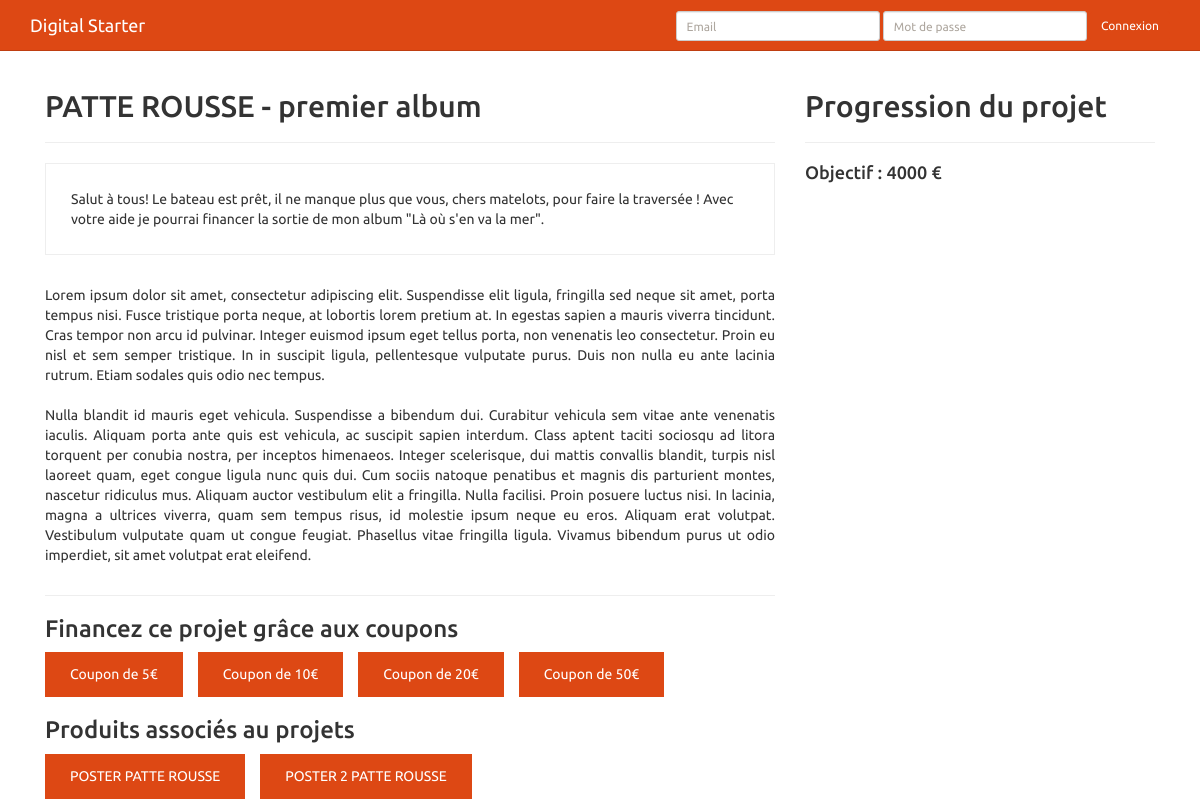
The app's page /projet.php?id=1 with its own data.
### tables this page shows
CREATE TABLE `projets` (
  `id` int(11) NOT NULL AUTO_INCREMENT,
  `nom` varchar(100) NOT NULL,
  `description` text NOT NULL,
  `date_debut` datetime NOT NULL,
  `date_fin` datetime NOT NULL,
  `objectif` int(11) NOT NULL,
  `id_type_projet` int(11) NOT NULL,
  `id_utilisateur` int(11) NOT NULL,
  PRIMARY KEY (`id`),
  KEY `FK_type_projet` (`id_type_projet`),
  KEY `FK_utilisateur` (`id_utilisateur`),
  CONSTRAINT `FK_type_projet` FOREIGN KEY (`id_type_projet`) REFERENCES `type_projets` (`id`) ON DELETE NO ACTION ON UPDATE NO ACTION,
  CONSTRAINT `FK_utilisateur` FOREIGN KEY (`id_utilisateur`) REFERENCES `utilisateurs` (`id`) ON DELETE NO ACTION ON UPDATE NO ACTION
);

CREATE TABLE `coupons` (
  `id` int(11) NOT NULL AUTO_INCREMENT,
  `libelle` varchar(45) NOT NULL,
  `prix` int(11) NOT NULL,
  PRIMARY KEY (`id`)
);

CREATE TABLE `produits` (
  `id` int(11) NOT NULL AUTO_INCREMENT,
  `libelle` varchar(100) NOT NULL,
  `description` text NOT NULL,
  `image` varchar(255) DEFAULT NULL,
  `prix` float NOT NULL,
  `valeur_projet` int(11) NOT NULL,
  `poids` float NOT NULL,
  `id_type_produit` int(11) NOT NULL,
  `id_projet` int(11) NOT NULL,
  PRIMARY KEY (`id`),
  KEY `FK_type_produit` (`id_type_produit`),
  KEY `FK_produit_projet` (`id_projet`),
  CONSTRAINT `FK_produit_projet` FOREIGN KEY (`id_projet`) REFERENCES `projets` (`id`) ON DELETE NO ACTION ON UPDATE NO ACTION,
  CONSTRAINT `FK_type_produit` FOREIGN KEY (`id_type_produit`) REFERENCES `type_produits` (`id`) ON DELETE NO ACTION ON UPDATE NO ACTION
);

### bootstrap.php (called while the page is built, shortened)
<?php
function loadClass($class, $dirName = 'classes') {
    $dir = opendir($dirName);
    while($file = readdir($dir)) {
        if($file == '.' || $file == '..') continue;
    }
}

### classes/managers/Manager.php (called while the page is built, shortened)
<?php
abstract class Manager extends DbConnexion {
    protected $table;
    public function find($req = array()) {
        $sql = 'SELECT ';
        if(isset($req['fields'])) {
            if(is_array($req['fields'])) {
                $sql .= implode(', ', $req['fields']);
            } else {
                $sql .= $req['fields'];
            }
        } else {
            $sql .= '*';
        }
        $sql .= ' FROM '.$this->table.' ';
        if(isset($req['conditions'])) {
            $sql .= 'WHERE ';
            if(!is_array($req['conditions'])) {
                $sql .= $req['conditions'];
            } else {
                $cond = array();
                foreach($req['conditions'] as $k => $v) {
                    $condition = array();
                    if(is_array($v)) {
                        $condition = array_merge($condition, $v);
                    } else {
                        $condition['field'] = $k;
                        $condition['operator'] = '=';
                        $condition['value'] = $v;
                    }
                    if($condition['value'] == 'null') {
                        $cond[] = $condition['field'] . ' IS NULL';
                    } else {
                        $cond[] = $condition['field'] . $condition['operator'] . $condition['value'];
                    }
                }
                $sql .= implode(' AND ', $cond);
            }
        }
        $r = self::getConnexion()->query($sql);
        $dbObjects = $r->fetchAll(PDO::FETCH_ASSOC);
        return $this->dbo_to_entities($dbObjects);
    }
    public function findFirst($req = array()) {
        return current($this->find($req));
    }
    public function query($sql) {
        $r = self::getConnexion()->query($sql);
        return $r->fetchAll(PDO::FETCH_OBJ);
    }
    protected function dbo_to_entities($db_objects) {
        $entities = array();
        foreach($db_objects as $dbo) {
            $entities[] = new $this->entity($dbo);
        }
        return $entities;
    }
}

### classes/DbConnexion.php (called while the page is built)
<?php
class DbConnexion {
    private static $connexion;
    public static $host;
    public static $dbname;
    public static $user;
    public static $pass;
    private static $options = array(
        PDO::MYSQL_ATTR_INIT_COMMAND => 'SET NAMES utf8'
    );
    public static function getConnexion() {
        if(!isset(self::$connexion)) {
            try {
                self::$connexion = new PDO(
                    'mysql:host=' . self::$host . ';dbname=' . self::$dbname,
                    self::$user,
                    self::$pass,
                    self::$options);
            } catch(Exception $e) {
                die('Connexion à la base de données impossible.');
            }
        }
        return self::$connexion;
    }
}

### classes/entities/Entity.php (called while the page is built, shortened)
<?php
abstract class Entity {
    public function __get($attribute) {
        return $this->$attribute;
	}
    protected function hydrate($params = array()) {
        foreach($params as $k => $v) {
            $method = 'set' . ucfirst($k);
        }
	}
}

### classes/managers/ProjetManager.php (called while the page is built, shortened)
<?php
class ProjetManager extends Manager {
    public function getCoupons($id_projet) {
        $sql =  "SELECT c.* FROM coupons as c INNER JOIN coupons_projets ON id_coupon = c.id AND id_projet = $id_projet";
        return $this->query($sql);
    }
}

### projet.php (the view)
<?php
require_once('bootstrap.php');
$id_projet = isset($_GET['id']) ? $_GET['id'] : null;
$projetManager = new ProjetManager();
$projet = $projetManager->findFirst(array('conditions' => array('id' => $id_projet)));
$coupons = $projetManager->getCoupons($id_projet);
$produitManager = new ProduitManager();
$produits = $produitManager->find(array('conditions' => array('id_projet' => $projet->id)));
require_once('template/header.php');
?>
    <div class="col-lg-8 fiche-projet">
        <div class="page-header">
            <h2><?php echo $projet->nom; ?></h2>
        </div>
        <p class="description"><?php echo $projet->description; ?></p>
        <p class="lorem">
            Lorem ipsum dolor sit amet, consectetur adipiscing elit. Suspendisse elit ligula, fringilla sed neque sit
            amet, porta tempus nisi. Fusce tristique porta neque, at lobortis lorem pretium at. In egestas sapien a
            mauris viverra tincidunt. Cras tempor non arcu id pulvinar. Integer euismod ipsum eget tellus porta, non
            venenatis leo consectetur. Proin eu nisl et sem semper tristique. In in suscipit ligula, pellentesque
            vulputate purus. Duis non nulla eu ante lacinia rutrum. Etiam sodales quis odio nec tempus.
            <br/><br/>
            Nulla blandit id mauris eget vehicula. Suspendisse a bibendum dui. Curabitur vehicula sem vitae ante
            venenatis iaculis. Aliquam porta ante quis est vehicula, ac suscipit sapien interdum. Class aptent taciti
            sociosqu ad litora torquent per conubia nostra, per inceptos himenaeos. Integer scelerisque, dui mattis
            convallis blandit, turpis nisl laoreet quam, eget congue ligula nunc quis dui. Cum sociis natoque penatibus
            et magnis dis parturient montes, nascetur ridiculus mus. Aliquam auctor vestibulum elit a fringilla. Nulla
            facilisi. Proin posuere luctus nisi. In lacinia, magna a ultrices viverra, quam sem tempus risus, id
            molestie ipsum neque eu eros. Aliquam erat volutpat. Vestibulum vulputate quam ut congue feugiat.
            Phasellus vitae fringilla ligula. Vivamus bibendum purus ut odio imperdiet, sit amet volutpat erat eleifend.
        </p>
        <div class="coupons">
            <h3>Financez ce projet grâce aux coupons</h3>
            <?php
                foreach($coupons as $c) {
                    echo "<a href=\"#\" class=\"coupon\">$c->libelle</a>";
                }
            ?>
        </div>
        <div class="produits">
            <h3>Produits associés au projets</h3>
            <?php
                foreach($produits as $p) {
                    echo "<a href=\"produit.php?id=$p->id\" class=\"produit\">$p->libelle</a>";
                }
            ?>
        </div>
    </div>
    <div class="col-lg-4 progression">
        <div class="page-header">
            <h2>Progression du projet</h2>
        </div>
        <h4>Objectif : <?php echo $projet->objectif; ?> €</h4>
    </div>
<?php
require_once('template/footer.php');

### template/header.php (shortened to what this page needs)
<!DOCTYPE html>
<html lang="fr">
    <head>
        <link href="assets/css/bootstrap.min.css" rel="stylesheet" />
        <link href="assets/css/style.css" rel="stylesheet" />
    </head>
    <body>
        <div class="navbar navbar-default navbar-fixed-top">
            <div class="container">
                <div class="navbar-header">
                    <a href="index.php" class="navbar-brand">Digital Starter</a>
                </div>
                <div class="navbar-collapse">
                    <form class="navbar-form navbar-right" role="form">
                        <div class="form-group">
                            <input type="text" placeholder="Email" class="form-control input-sm">
                        </div>
                        <div class="form-group">
                            <input type="password" placeholder="Mot de passe" class="form-control input-sm">
                        </div>
                        <button type="submit" class="btn btn-sm btn-primary">Connexion</button>
                    </form>
                </div>
            </div>
        </div>
        <div class="container">

### template/footer.php (shortened to what this page needs)
        </div>
    </body>
</html>

### assets/css/style.css (style rules this page uses)
body { padding-top: 50px; }
.navbar form { padding-top: 5px; }
div.fiche-projet p.description { padding: 25px; margin: 0px 0px 30px 0px; border: 1px solid #eee; }
div.fiche-projet p.lorem { padding: 0px 0px 30px 0px; text-align: justify; border-bottom: 1px solid #eee; }
div.coupons a.coupon, div.produits a.produit { display: inline-block; color: #fff; line-height: 45px; margin: 0px 15px 0px 0px; padding: 0px 25px; background-color: #DD4814; }
div.coupons a.coupon:last-of-type, div.produits a.produit:last-of-type { margin: 0px; }

### records on screen
projets: nom "PATTE ROUSSE - premier album", description "Salut à tous! Le bateau est prêt, il ne manque plus que vous, chers matelots, pour faire la traversée ! Avec votre aide je pourrai financer la sortie de mon album \"Là où s'en va la mer\".", objectif "4000"
coupons: libelle "Coupon de 5€"
coupons: libelle "Coupon de 10€"
coupons: libelle "Coupon de 20€"
coupons: libelle "Coupon de 50€"
produits: libelle "POSTER PATTE ROUSSE"
produits: libelle "POSTER 2 PATTE ROUSSE"
